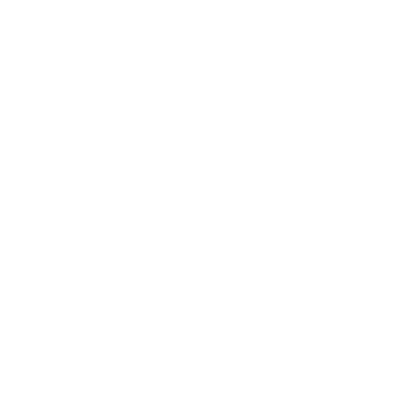
Frame 1 (no input)
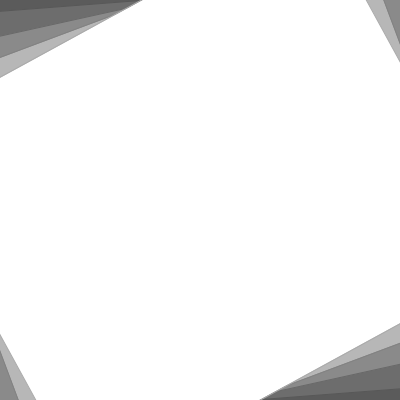
Frame 60 (the mouse pressed at the canvas centre just before this capture)
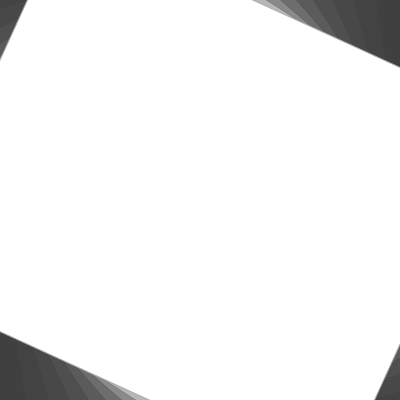
Frame 120 (the mouse held since frame 60 and released just before this capture)

The Processing sketch that drew these frames (run headless with seeded random() and noise(); from frame 60 on, the mouse is pressed at the canvas centre):

// Processing sketch: processing_172542
// ── processing_172542.pde

void setup() {
  size(400, 400);
  rectMode(CENTER);
  frameRate(25);
}

float c = 0;

void draw() {
  fill(60, 94);
  noStroke();
  rect(width/2, height/2, width, height);
  
  fill(255);
  stroke(170);
  translate(201, 200);
  rotate(c);
  rect(0, 0, 407, 482);
  
  c = c + 3;
}
